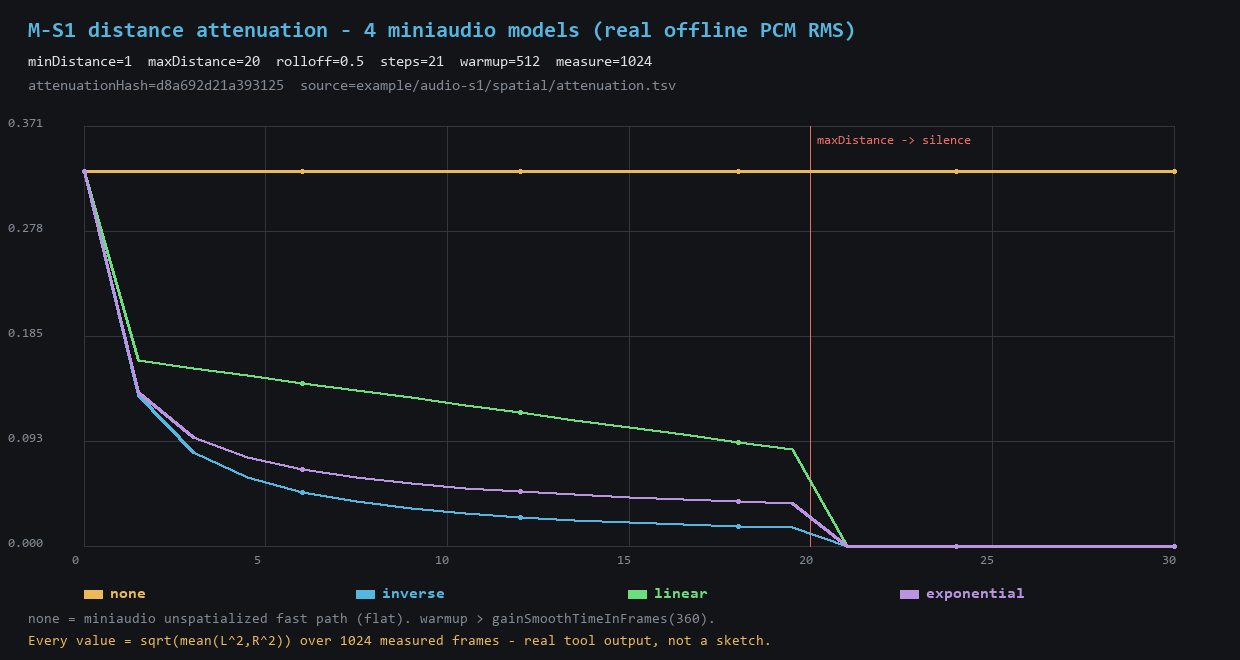
#> input picture example/audio-s1/attenuation.png, 1240 x 660 px
$ python dag_gallery.py --tile ../example/audio-s1/attenuation.png --out out.png
#> lines starting #> are read from the running program, lines starting #| are printed output that depends on the picture
### tools/qem_preview.py
#!/usr/bin/env python3
"""M2.1 visual evidence: side-by-side before/after render of a real QEM simplify.

Input is the geometry dumped by `nanite-tools simplify <model.nmesh> --obj <prefix>`:
    <prefix>.before.obj   input canonical triangle soup
    <prefix>.after.obj    QEM-simplified triangle soup
    <prefix>.locked       group-boundary canonical point ids (0-based, one per line)

Both panels use the SAME camera and SAME scale, so locked points (red dots)
must land on identical pixels -- that is the visual counterpart of the
bit-identical boundary assertion in `selftest qem`.

Usage:
    python tools/qem_preview.py <prefix> <out.png> [--yaw DEG] [--pitch DEG]

Pure local rendering (Pillow), no GPU, no network. Not part of the regression gate.
"""

from __future__ import annotations

import argparse
import math
from pathlib import Path

from PIL import Image, ImageDraw, ImageFont

SS = 2                       # supersampling factor
PANEL_W, PANEL_H = 600, 500
TOP, BOTTOM = 76, 64
GAP = 20
W = PANEL_W * 2 + GAP * 3
H = TOP + PANEL_H + BOTTOM
BG = (18, 22, 28)
PANEL_BG = (24, 29, 36)
EDGE = (46, 56, 68)
RED = (235, 72, 72)
TEXT = (225, 232, 240)
MUTED = (140, 155, 170)


# [27 lines left out: functions read_obj, read_locked, rotate, not called in this run]


def font(size: int):
    try:
        return ImageFont.load_default(size=size)
    except TypeError:  # older Pillow
        return ImageFont.load_default()


# [93 lines left out: functions render_panel, main, not called in this run]


# [2 lines that do not run on import are left out]

### tools/dag_gallery.py
#!/usr/bin/env python3
"""M3.2 visual evidence: dag-top drill gallery from real viewer screenshots.

Tiles arbitrary already-captured GPU screenshots with one-line captions. The
pixels are genuine viewer renders (--mode dag-top, deterministic pipeline);
nothing is drawn by hand.

Usage:
    python tools/dag_gallery.py \
        --tile "top L6 (104 tri):example/s3-done/dag-top-dx12.png" \
        --tile "drill g0 (top-1 parent -> 5 children):example/s3-done/dag-drill-g0-dx12.png" \
        ... --out example/s3-done/dag-drills.png
"""

from __future__ import annotations

import argparse
from pathlib import Path

from PIL import Image, ImageDraw

from qem_preview import BG, MUTED, TEXT, font


def main() -> int:
    ap = argparse.ArgumentParser()
    ap.add_argument("--tile", action="append", required=True,
                    help="caption:path, repeatable; caption shown under each tile")
    ap.add_argument("--out", required=True)
    args = ap.parse_args()

    tiles = []
    for spec in args.tile:
        caption, _, path = spec.rpartition(":")
        p = Path(path)
        if not p.is_file():
            raise SystemExit(f"missing screenshot: {p}")
        tiles.append((caption, Image.open(p).convert("RGB")))

    w, h = tiles[0][1].size
#> w = 1240; h = 660
    pad, cap_h = 12, 26
    cols = len(tiles)
#> cols = 1
    canvas = Image.new("RGB", (cols * w + (cols + 1) * pad,
                               h + pad * 2 + cap_h), BG)
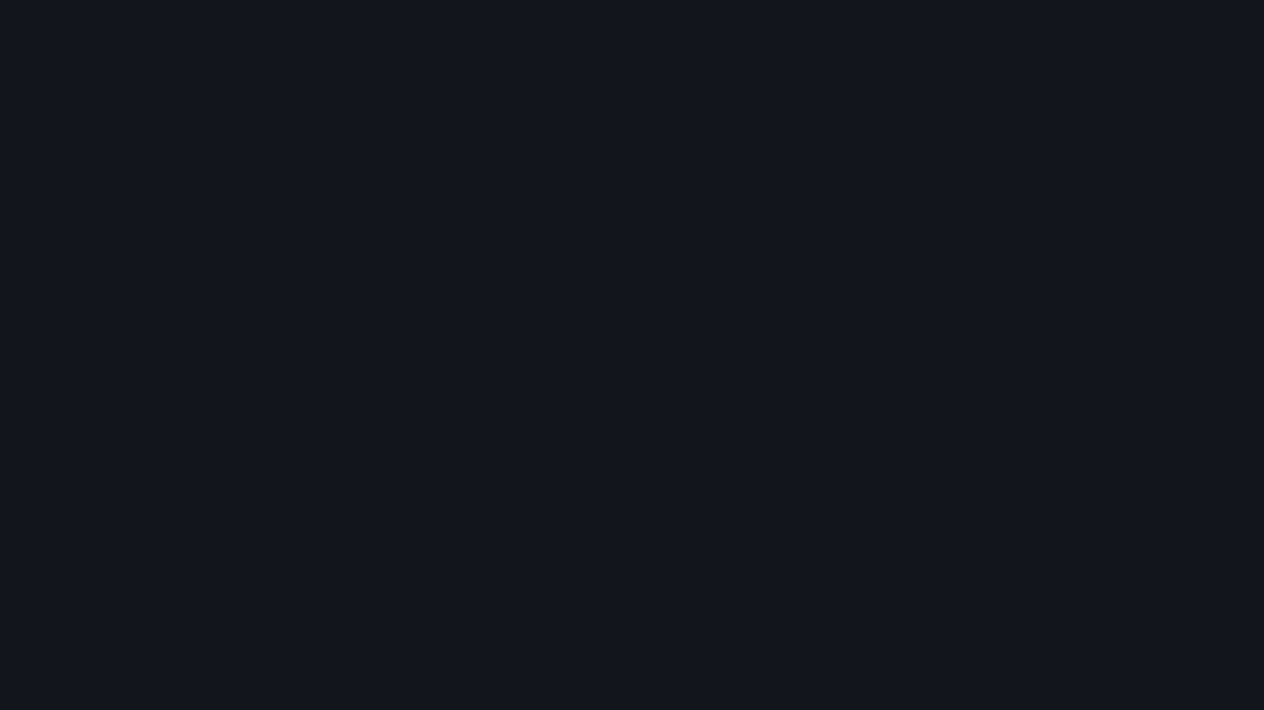
#> canvas: PIL image 1264x710 RGB; mean R, G, B 18, 22, 28
    draw = ImageDraw.Draw(canvas)
    for i, (caption, im) in enumerate(tiles):
        x = pad + i * (w + pad)
        canvas.paste(im, (x, pad))
        draw.text((x + 4, pad + h + 4), caption, fill=TEXT, font=font(16))
#> this loop made 1 pass
#> (caption, x) on pass 1: ('', 12)
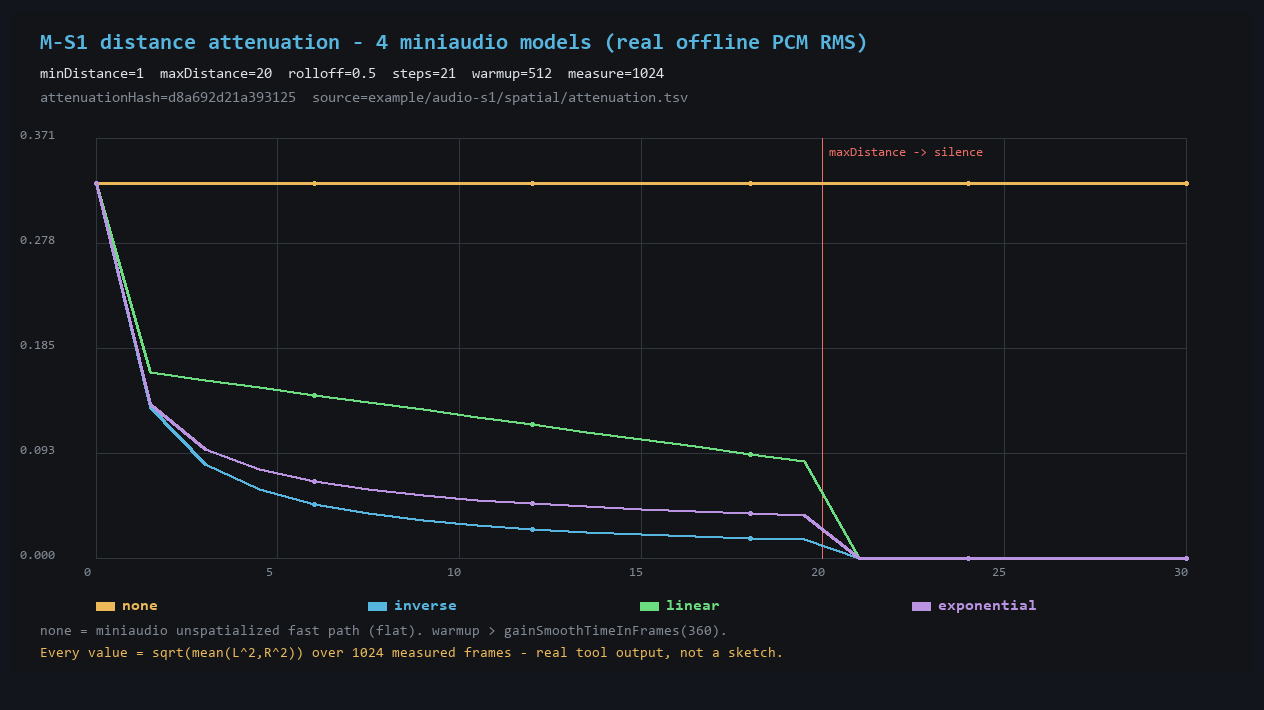
#> canvas: PIL image 1264x710 RGB; mean R, G, B 21.9, 24.5, 28.5
    out = Path(args.out)
    out.parent.mkdir(parents=True, exist_ok=True)
    canvas.save(out)
    print(f"wrote {out} ({canvas.size[0]}x{canvas.size[1]}, {len(tiles)} tiles)")
#| wrote out.png (1264x710, 1 tiles)
    return 0


if __name__ == "__main__":
    raise SystemExit(main())
#> (the program exits here)
